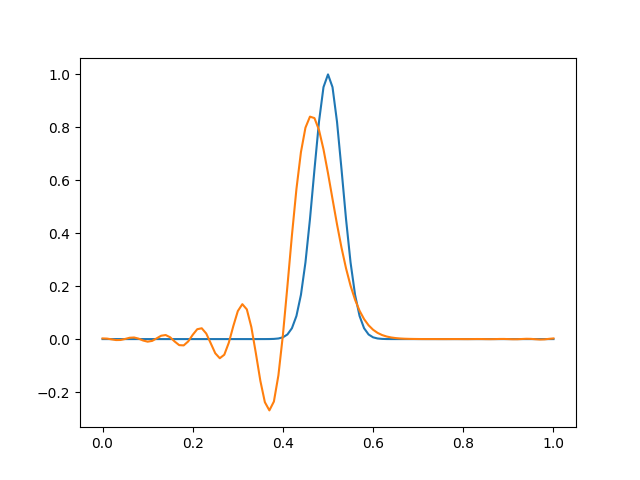

The Python source for this figure:

import numpy as np
import matplotlib.pyplot as plt


def du_upwind(u):
    du_new = np.zeros(len(u))
    for i in range(len(u)):
        if i == 0:
            du_new[i] = -(u[i+1] - u[len(u)-2])/(2*dx)
        elif i == len(u)-1:
            du_new[i] = -(u[1] - u[i-1])/(2*dx)
        else:
            du_new[i] = -(u[i+1] - u[i-1])/(2*dx)
    return du_new


def runge_kutta(u, du):
    k1 = dt*du(u)
    k2 = dt*du(u + 0.5 * k1)
    k3 = dt*du(u + 0.5 * k2)
    k4 = dt*du(u + k3)
    return u + (k1 + 2 * k2 + 2 * k3 + k4) / 6


dx = 0.01
dt = 0.01
x = np.linspace(0, 1, 101)

u = np.sin(np.pi*x)**100
plt.plot(x, u)
for i in range(1,100):
    u = runge_kutta(u, du_upwind)
    # if i % 5 == 0:
    #     plt.plot(x, u)

plt.plot(x, u)

plt.savefig('ode2.png')
